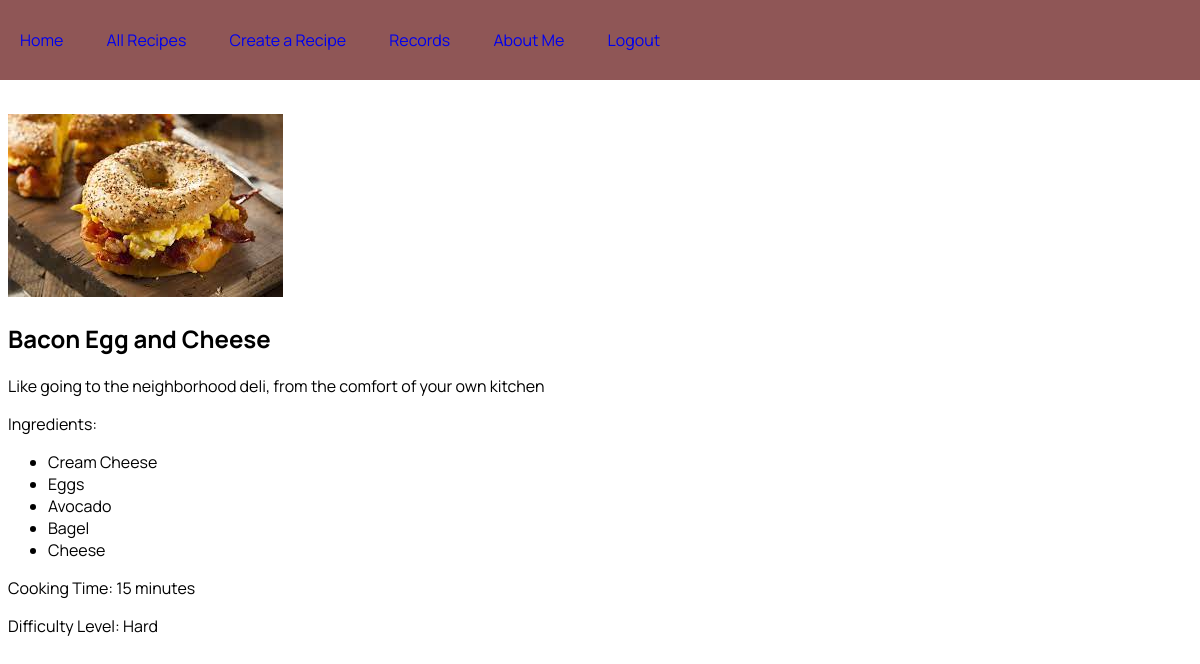
/list/5 (signed in), run on the app's committed database.
### recipes/models.py (models this page shows, shortened)
class Recipe(models.Model):
    name = models.CharField(max_length=50)
    cooking_time = models.PositiveIntegerField(help_text='In minutes')
    description = models.TextField(default='No description yet...')
    difficulty = models.CharField(max_length=27, default='Difficulty not yet rated...')
    ingredients = models.ManyToManyField(
        'ingredients.Ingredient', through='recipeingredients.RecipeIngredient'
    )
    pic = models.ImageField(upload_to='recipes', default='no_picture.jpg')
    category = models.CharField(max_length=15, choices=category_choices, default='Lunch/Dinner')

### ingredients/models.py (models this page shows)
class Ingredient(models.Model):
    name = models.CharField(max_length=255)
    pic = models.ImageField(upload_to='ingredients', default='no_picture.jpg')
    def __str__(self):
        return self.name

### recipes/views.py (the view)
# urls.py: path('list/<pk>', RecipeDetailView.as_view(), name='recipes_detail'),
class RecipeDetailView(LoginRequiredMixin, DetailView):
    model = Recipe
    template_name = 'recipes/recipes_detail.html'

### recipes/templates/recipes/recipes_detail.html (shortened to what this page needs)
{% load static %}
<!DOCTYPE html>
<html lang="eng">
    <head>
        <link rel="stylesheet" href="/static/style.css">
    </head>
    <body>
        <header>
            <div class="topnav">
                <a class="active" href="/">Home</a>
                <a href="/recipes">All Recipes</a>
                <a href="/create">Create a Recipe</a>
                <a href="/recipes/records">Records</a>
                <a href="/about">About Me</a>
                <a href="{% url 'logout' %}">Logout</a>
            </div>
        </header>
        <main>
            <div class="container">
                <br>
                <br>
                <img
                    src="{{object.pic.url}}"
                    alt="{{object.name}}"
                    class="recipe-image"
                />
                <h2>{{object.name}}</h2>
                <p>{{object.description}}</p>
                <p>Ingredients:</p>
                <ul>
                    {% for ingredient in object.ingredients.all %}
                    <li>{{ingredient}}</li>
                    {% endfor %}
                </ul>
                <p>Cooking Time: {{object.cooking_time}} minutes</p>
                <p>Difficulty Level: {{object.difficulty}}</p>
            </div>
        </main>
    </body>
</html>

### static/style.css (style rules this page uses)
header { background-color: rgba(88, 4, 4, 0.67); position: fixed; top: 0; left: 0; right: 0; height: 80px; display: flex; align-items: center; }
header a { margin: 20px; text-decoration: none; }

### recipes/templates/recipes/recipes_detail.html (style rules this page uses)
body { font-family: 'Manrope'; margin-top: 70px; }
header { background-color: rgba(88, 4, 4, 0.67); position: fixed; top: 0; left: 0; right: 0; height: 80px; display: flex; align-items: center; }
header a { margin: 20px; text-decoration: none; }

### data on the page
Recipe: pic (picture), name "Bacon Egg and Cheese", description "Like going to the neighborhood deli, from the comfort of your own kitchen", cooking_time "15", difficulty "Hard"
Ingredient: name "Cream Cheese"
Ingredient: name "Eggs"
Ingredient: name "Avocado"
Ingredient: name "Bagel"
Ingredient: name "Cheese"
